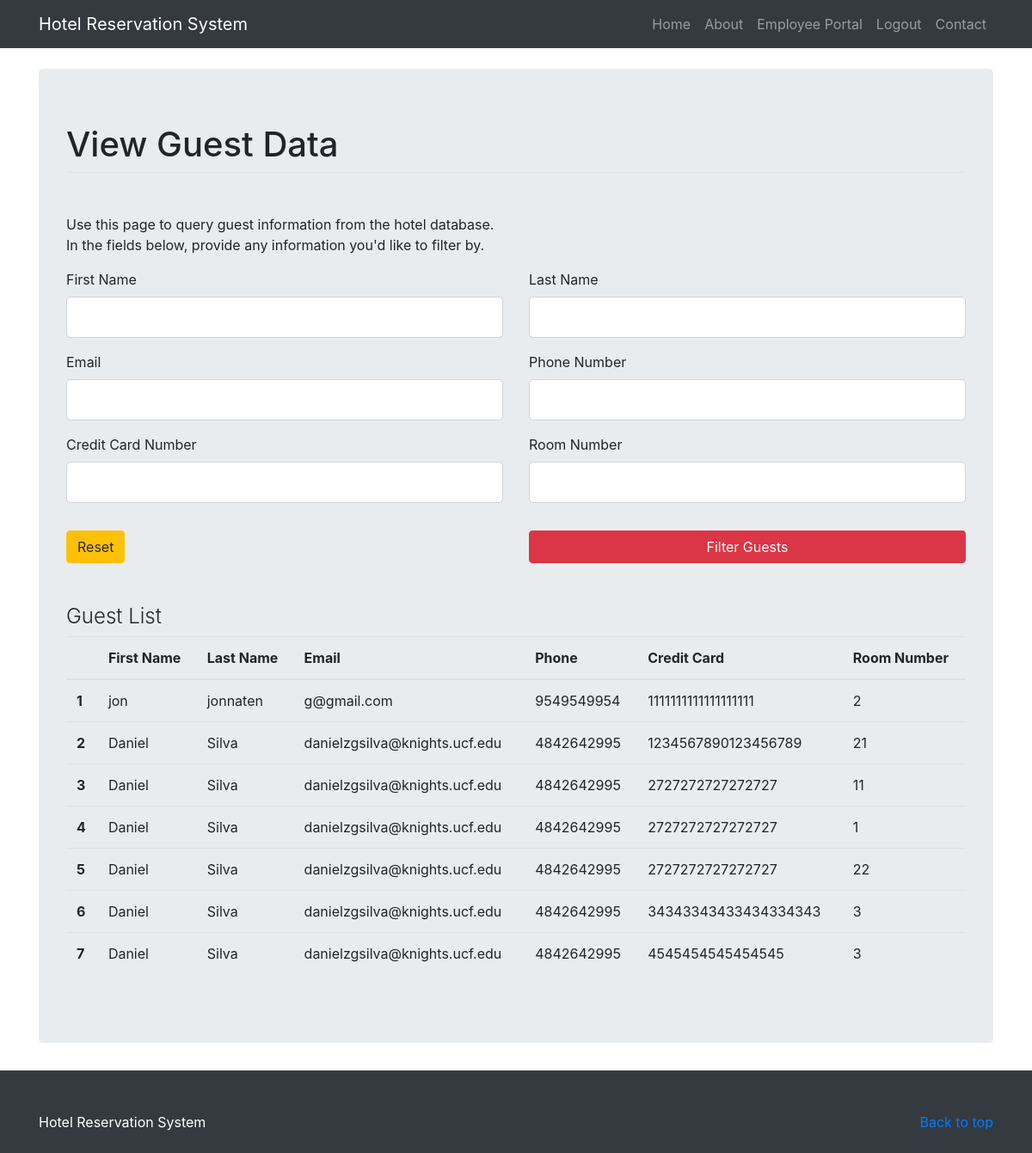
/view_guests (signed in), run on an earlier commit of the app's database.
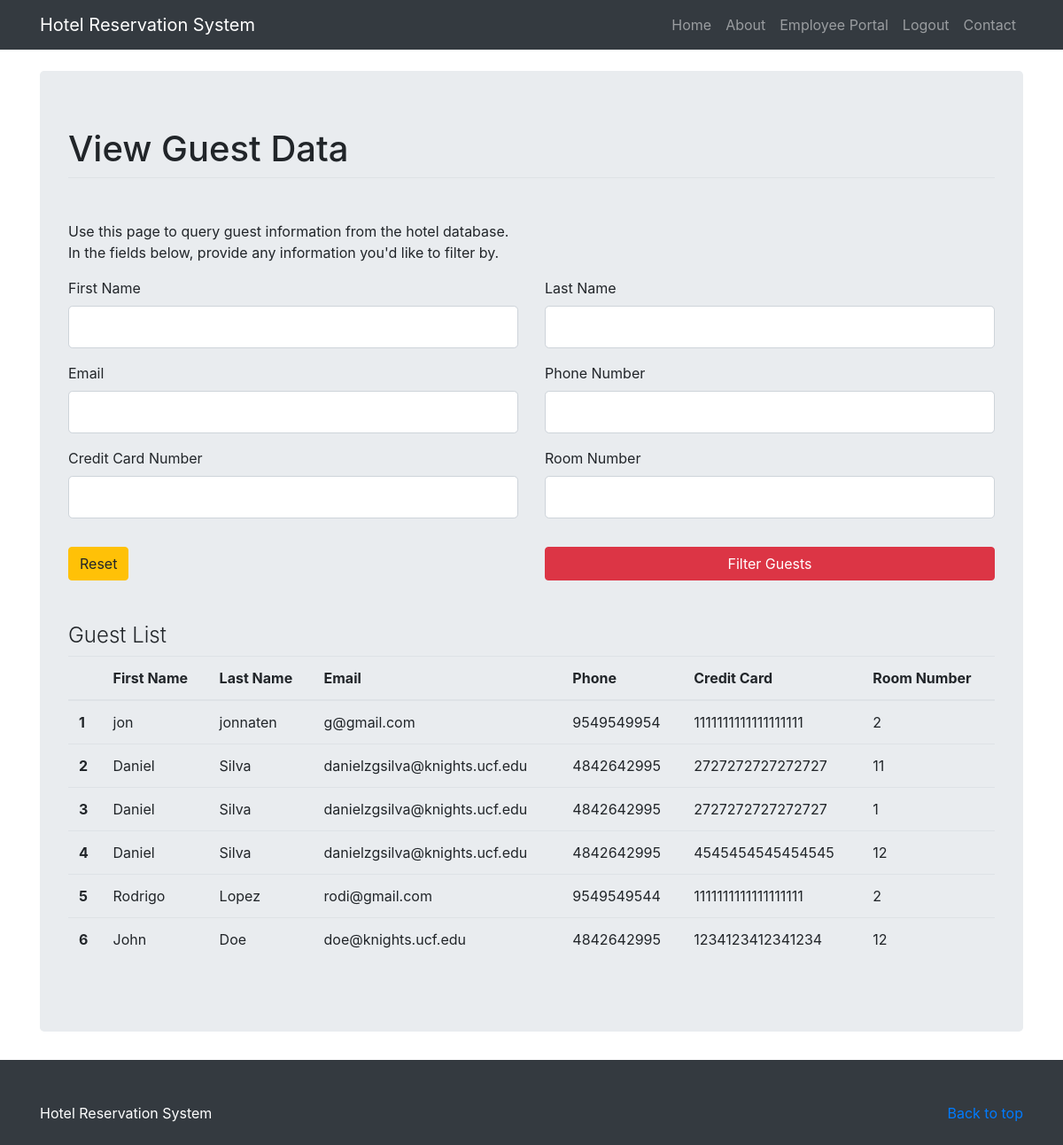
And on a later commit of the database.
### hotel_system/models.py (models this page shows, shortened)
class Reservation(db.Model):
    id = db.Column(db.Integer, primary_key=True)
    first_name = db.Column(db.String(120), nullable=False)
    last_name = db.Column(db.String(120), nullable=False)
    email = db.Column(db.String(120), nullable=False)
    phone = db.Column(db.String(12), nullable = False)
    date_created = db.Column(db.DateTime, nullable = False, default = datetime.utcnow)
    credit_card = db.Column(db.String(20), nullable = False)
    check_in = db.Column(db.Integer, nullable=False)
    check_out = db.Column(db.Integer, nullable=False)
    tv = db.Column(db.Boolean, nullable = False, default = False)
    wifi = db.Column(db.Boolean, nullable = False, default = False)
    pool = db.Column(db.Boolean, nullable = False, default = False)
    room_type = db.Column(db.String(6), nullable = False)
    room_num = db.Column(db.Integer)

### hotel_system/routes.py (the view, shortened to what this page needs)
@app.route('/view_guests', methods=['GET', 'POST'])
@login_required
def view_guests():
    if not check_for_admin(current_user.admin_flag):
        flash(f'You must be an admin to access this page!','danger')
        return redirect(url_for('employee_portal'))
    form = ViewGuestsForm()
    guests = Reservation.query.all()
    return render_template('view_guests.html', title="Guests", form=form, guests=guests)

### hotel_system/forms.py
class ViewGuestsForm(FlaskForm):
    first_name = StringField('First Name')
    last_name = StringField('Last Name')
    email = StringField('Email', validators=[Email(), Optional()])
    phone = StringField('Phone Number', validators = [Optional(), Length(min=10, max=12, message='Invalid Phone Number')])
    credit_card = StringField('Credit Card Number', validators = [Optional(), Length(min=16, max=20, message='Invalid Card Number')])
    room_num = IntegerField('Room Number', validators = [Optional()])
    submit = SubmitField('Filter Guests')

### hotel_system/models.py (called while the page is built)
@login_manager.user_loader
def load_employee(employee_id):
    return Employee.query.get(int(employee_id))

### hotel_system/routes.py (called while the page is built)
def check_for_admin(admin_flag):
    if admin_flag == False:
        return False
    else:
        return True

### hotel_system/templates/view_guests.html (shortened to what the changed rows need)
{% extends "layout.html" %}
{% block content %}
<body>
    <main role="main">
        <div class="container"><br>
             <div class="jumbotron center">
         		<form action="" method="POST">
         			<fieldset class="form-group">
                <legend class ="border-bottom mb-4"><h1>View Guest Data</h1></legend><br>
         			</fieldset>
         		</form><br><br>
                <table class="table table-hover">
                      <thead>
                        <tr>
                          <th scope="col"></th>
                          <th scope="col">First Name</th>
                          <th scope="col">Last Name</th>
                          <th scope="col">Email</th>
                          <th scope="col">Phone</th>
                          <th scope="col">Credit Card</th>
                          <th scope="col">Room Number</th>
                        </tr>
                      </thead>
                      <tbody>
                      {% for guest in guests %}
                        <tr>
                          <th scope="row">{{ loop.index }}</th>
                          <td>{{ guest.first_name }}</td>
                          <td>{{ guest.last_name }}</td>
                          <td>{{ guest.email }}</td>
                          <td>{{ guest.phone }}</td>
                          <td>{{ guest.credit_card }}</td>
                          <td>{{ guest.room_num }}</td>
                        </tr>
                      {% endfor %}
                      </tbody>
                </table>
         	</div>
        </div>
    </main>
</body>
{% endblock %}

What changed in the data, as far as the page shows it:
removed Reservation: first_name "Daniel", last_name "Silva", email "danielzgsilva@knights.ucf.edu", phone "4842642995", credit_card "1234567890123456789", room_num "21"
removed Reservation: first_name "Daniel", last_name "Silva", email "danielzgsilva@knights.ucf.edu", phone "4842642995", credit_card "2727272727272727", room_num "22"
removed Reservation: first_name "Daniel", last_name "Silva", email "danielzgsilva@knights.ucf.edu", phone "4842642995", credit_card "34343343433434334343", room_num "3"
changed Reservation (number 4 of 6 on the later page): room_num "3" → "12"
added Reservation: first_name "Rodrigo", last_name "Lopez", email "rodi@gmail.com", phone "9549549544", credit_card "1111111111111111111", room_num "2"
added Reservation: first_name "John", last_name "Doe", email "doe@knights.ucf.edu", phone "4842642995", credit_card "1234123412341234", room_num "12"
